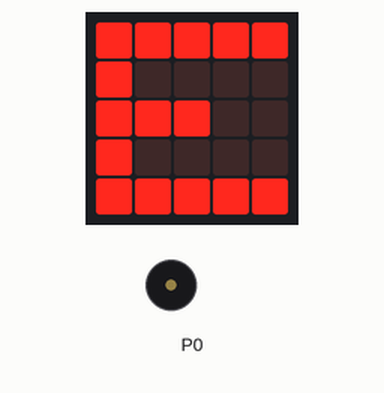
Recording of a program running on a simulated BBC micro:bit (MakeCode). On the bench: the board's 5×5 LED display, buzzer (waves = sounding). At 10.0 s the program stops and its outputs stay as they are.

Above: at 0.1 s.
At 1.5 s:
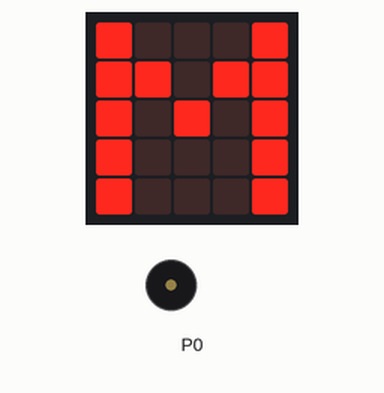
At 4.3 s:
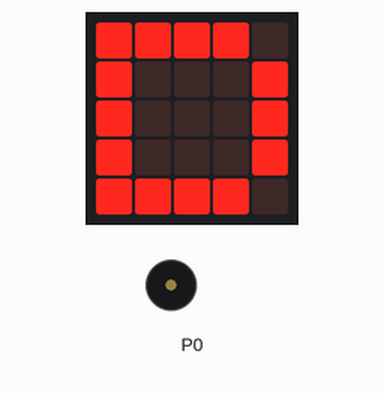
At 10.1 s:
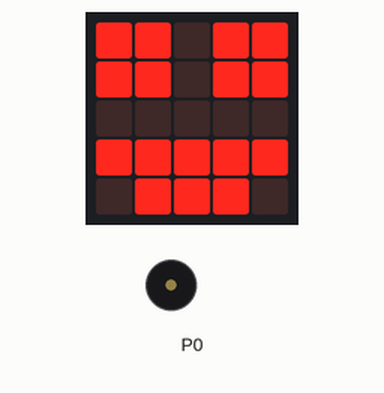
Timing chart, 0 to 11.5 s (numbered marks = the images above):
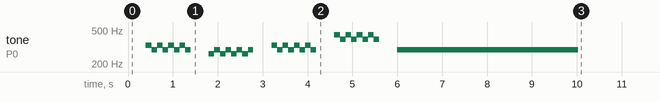

The program:

main.ts
```typescript
basic.showLeds(`
    # # # # #
    # . . . .
    # # # . .
    # . . . .
    # # # # #
    `)
music.playMelody("E D E D E D E D ", 500)
basic.showLeds(`
    # . . . #
    # # . # #
    # . # . #
    # . . . #
    # . . . #
    `)
music.playMelody("C D C D C D C D ", 500)
basic.showLeds(`
    # # # # #
    # . . . #
    # # # # #
    # . . . #
    # . . . #
    `)
music.playMelody("E D E D E D E D ", 500)
basic.showLeds(`
    # # # # .
    # . . . #
    # . . . #
    # . . . #
    # # # # .
    `)
music.playMelody("A G A G A G A G ", 500)
basic.showLeds(`
    # # . # #
    # # . # #
    . . . . .
    # # # # #
    . # # # .
    `)
music.playMelody("D D D D D D D D ", 120)
```

test.ts
```typescript
// testene settes inn her; disse vil ikke kompilert så lenge denne pakken blir brukt som en utvidelse.
```

Measured:
- what the display in image 1 shows lasts 1.4 s, from 1.4 s to 2.8 s
